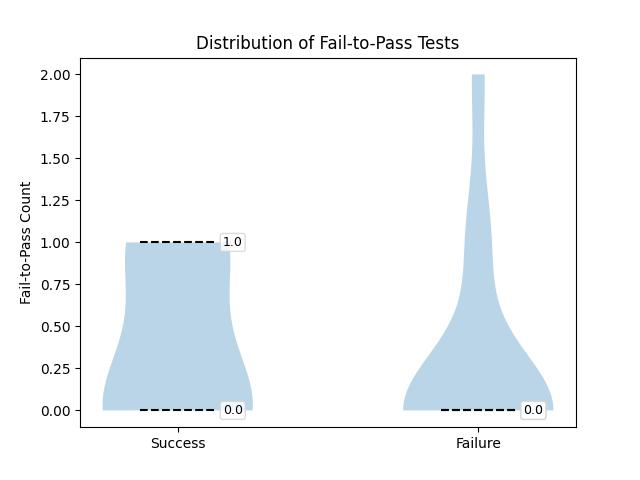

This figure's Python source:
import json
import re
import matplotlib.pyplot as plt
import numpy as np
from thefuzz import fuzz

from milestone2 import locate_generated_tests


SUCCESSFUL_TRAJS = [
    ('gpt-5-mini', 'django__django-13109'),
    ('gpt-5-mini', 'django__django-17029'),
    ('deepseek-v3', 'sphinx-doc__sphinx-9281'),
    ('deepseek-v3', 'sympy__sympy-14531'),
    ('deepseek-v3', 'sympy__sympy-24539'),
]

UNSUCCESSFUL_TRAJS = [
    ('deepseek-v3', 'astropy__astropy-13033'),
    ('deepseek-v3', 'django__django-11138'),
    ('deepseek-v3', 'django__django-11141'),
    ('deepseek-v3', 'django__django-11211'),
    ('deepseek-v3', 'django__django-12308'),
    ('deepseek-v3', 'django__django-14351'),
    ('deepseek-v3', 'django__django-15268'),
    ('deepseek-v3', 'pydata__xarray-4695'),
    ('deepseek-v3', 'pylint-dev__pylint-7277'),
    ('deepseek-v3', 'sympy__sympy-24443'),
    ('gpt-5-mini', 'django__django-10880'),
    ('gpt-5-mini', 'django__django-13837'),
    ('gpt-5-mini', 'django__django-16661'),
    ('gpt-5-mini', 'pylint-dev__pylint-7277'),
    ('gpt-5-mini', 'sphinx-doc__sphinx-11510'),
]

FAILURE_KEYWORDS = ['Traceback', ' Error', 'FAILED', 'here-document']


def _is_failure(observation: str) -> bool:
    return any(kw.lower() in observation.lower() for kw in FAILURE_KEYWORDS)


def count_fail_to_pass(model_name: str, instance_id: str) -> dict:
    with open(f'../Trajectories/{model_name}/{instance_id}.traj', 'r') as f:
        trajectory = json.load(f)

    # read in the json generated from step 3
    steps = trajectory['trajectory']
    total_steps = len(steps)
    generated_tests = locate_generated_tests(model_name, instance_id)
    # each entry in the list of dict is 1 test generated
    # the step will give us the step where the test was first generated
    # check for the precense of python <test path> if the action contain this
    # check for the observation see if it has error keywords
    # this will trigger the first flag, then keep going and identify the step contains python testpath,
    # if no Error keyword then test is passed, can cross check by checking the next step thought

    # take note we need to subtract -1 from the generated_test step

    fail_to_pass_tests = []
    for test in generated_tests:
        test_path = test['path']
        create_step = test['step']  # 1-indexed

        first_failure_seen = False
        later_pass_seen = False
        for step in range(create_step-1, total_steps):
            # there can be different version of python and the agent can cd before running the script so just check if the filename and python appear
            file_name = test_path.split('/')[-1]
            python_regex = r'python\d*(?:\.\d+)*'
            pattern = rf'{python_regex}\s+(?:{test_path}|{file_name})'
            matches = re.findall(pattern, steps[step]['action'])
            if matches:
                # when we run the code sometime we get output that is not an error so we need to check if it is a expected output or not in the thought of the next step
                if _is_failure(steps[step]['observation']):
                    # is this the first time we are seeing this failure
                    if not first_failure_seen:
                        first_failure_seen = True

                    else:
                        score = fuzz.partial_ratio(
                            steps[step+1]['thought'].lower(), 'verified the fix')
                        score2 = fuzz.partial_ratio(
                            steps[step+1]['thought'].lower(), 'produces the expected outcome')
                        if score > 70 or score2 > 70:
                            print('ge', step)
                            fail_to_pass_tests.append({
                                'path': test_path,
                                'code': test['code'],
                            })

                # sometimes the output does not contain any error but this is not the expected outcome
                elif fuzz.partial_ratio(steps[step+1]['thought'].lower(), "did not produce expected outcome") > 70:
                    # the test script did not produce the expected outcome so considered a failed test
                    print(step)
                    if not first_failure_seen:
                        first_failure_seen = True

                else:
                    # check if it encountered an error before
                    # or the thought in the next step says that this is the error that we expected
                    print(step)
                    if first_failure_seen:
                        fail_to_pass_tests.append({
                            'path': test_path,
                            'code': test['code'],
                        })
                    break

    return {'tests': fail_to_pass_tests, 'count': len(fail_to_pass_tests)}


def _add_offset_annotations(data, positions):
    for i, d in enumerate(data):
        if len(d) < 2:
            return
        q1, q3 = np.percentile(d, [25, 75])
        offset = 0.15
        for val in [q1, q3]:
            plt.text(positions[i] + offset, val, f'{val:.1f}',
                     ha='left', va='center', fontsize=9,
                     bbox=dict(facecolor='white', alpha=0.8,
                               edgecolor='lightgray', boxstyle='round,pad=0.2'))


def plot_violin():
    succ_counts = [count_fail_to_pass(m, i)['count']
                   for m, i in SUCCESSFUL_TRAJS]
    unsucc_counts = [count_fail_to_pass(m, i)['count']
                     for m, i in UNSUCCESSFUL_TRAJS]

    if len(succ_counts) < 2:
        succ_counts = succ_counts + [0] * (2 - len(succ_counts))
    if len(unsucc_counts) < 2:
        unsucc_counts = unsucc_counts + [0] * (2 - len(unsucc_counts))

    parts = plt.violinplot(
        [succ_counts, unsucc_counts],
        showextrema=False,
        quantiles=[[0.25, 0.75]] * 2
    )

    if 'cquantiles' in parts:
        parts['cquantiles'].set_linestyle('--')
        parts['cquantiles'].set_edgecolor('black')

    _add_offset_annotations([succ_counts, unsucc_counts], [1, 2])

    plt.xticks([1, 2], ['Success', 'Failure'])
    plt.ylabel('Fail-to-Pass Count')
    plt.title('Distribution of Fail-to-Pass Tests')
    plt.savefig('fail_to_pass.jpeg')
    plt.close()


# if __name__ == "__main__":
    # # the trajectories to find steps for
    # gpt_instances = ['django__django-13109',
    #                  'django__django-17029',
    #                  'django__django-10880',
    #                  'django__django-13837',
    #                  'django__django-16661',
    #                  'pylint-dev__pylint-7277',
    #                  'sphinx-doc__sphinx-11510']

    # deepseek_instances = ['sphinx-doc__sphinx-9281',
    #                       'sympy__sympy-14531',
    #                       'sympy__sympy-24539',
    #                       'astropy__astropy-13033',
    #                       'django__django-11138',
    #                       'django__django-11141',
    #                       'django__django-11211',
    #                       'django__django-12308',
    #                       'django__django-14351',
    #                       'django__django-15268',
    #                       'pydata__xarray-4695',
    #                       'pylint-dev__pylint-7277',
    #                       'sympy__sympy-24443']
    # gpt_steps = {}
    # deepseek_steps = {}
    # data = {}
    # for instance in gpt_instances:
    #     gpt_steps[instance] = count_fail_to_pass("gpt-5-mini", instance)
    # for instance in deepseek_instances:
    #     deepseek_steps[instance] = count_fail_to_pass("deepseek-v3", instance)

    # data['gpt-5-mini'] = gpt_steps
    # data['deepseek-v3'] = deepseek_steps

    # with open("thought_entity_relevance.json", "w") as f:
    #     json.dump(data, f, indent=4)

    # plot_violin()

    # print(count_fail_to_pass('deepseek-v3', 'pydata__xarray-4695'))
